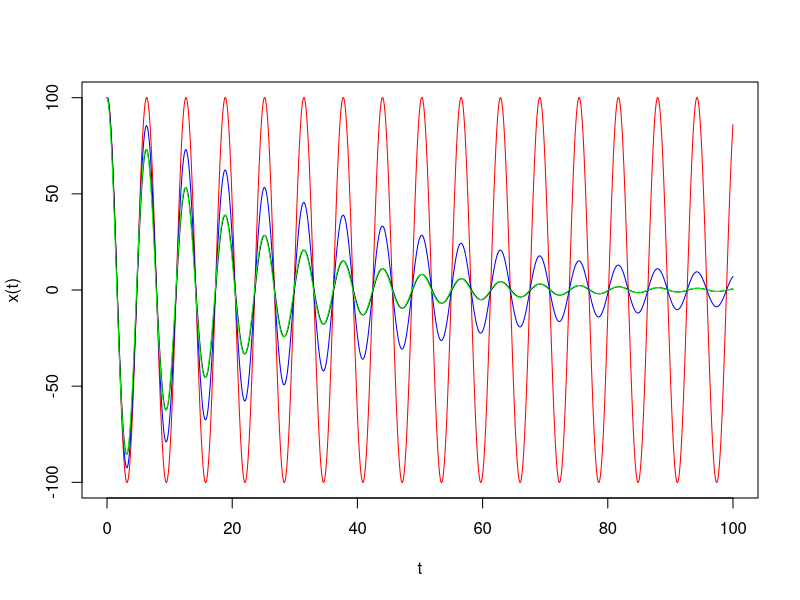

R code for this plot:
rm(list=ls())


f <- function(t,X) {
  return(c(X[2], -X[1]-0.1*X[2]))
}

Euler <- function(x, y, f, h) {
  return(y + h*f(x,y))
}

# Runge-Kutta 2
RK2 <- function(x, y, f, h) {
  h_half <- h/2
  return(y + h*(f(x,y) + f(x+h_half, y+h_half*f(x,y)))/2)
}

# Runge-Kutta 4
RK4 <- function(x, y, f, h) {
  h_half <- h/2
  h_sixth <- h/6
  k1 <- f(x,y)
  k2 <- f(x+h_half, y+h_half*k1)
  k3 <- f(x+h_half, y+h_half*k2)
  k4 <- f(x+h, y+h*k3)
  return(y + h_sixth*(k1 + 2*k2 + 2*k3 + k4))
}


tMAX <- 100
n <- 1000
h <- tMAX/n
t <- seq(0, tMAX, by=h)
n <- n+1
X <- matrix(0, nrow=n, ncol=2)
X[1,1] <- 100
X[1,2] <- 0

for (i in 2:n) {
  X[i,] <- Euler(t, X[i-1,], f, h)
}

plot(t, X[,1], type="l", col="red", xlab="t", ylab="x(t)")


Xrk2 <- X
for (i in 2:n) {
  Xrk2[i,] <- RK2(t, Xrk2[i-1,], f, h)
}
lines(t, Xrk2[,1], type="l", col="blue")


Xrk4 <- X
for (i in 2:n) {
  Xrk4[i,] <- RK4(t, Xrk4[i-1,], f, h)
}
lines(t, Xrk4[,1], type="l", col="black")

# analytical solution
lines(t, 100*exp(-0.1*t/2)*cos(t), col="green", add=TRUE)


